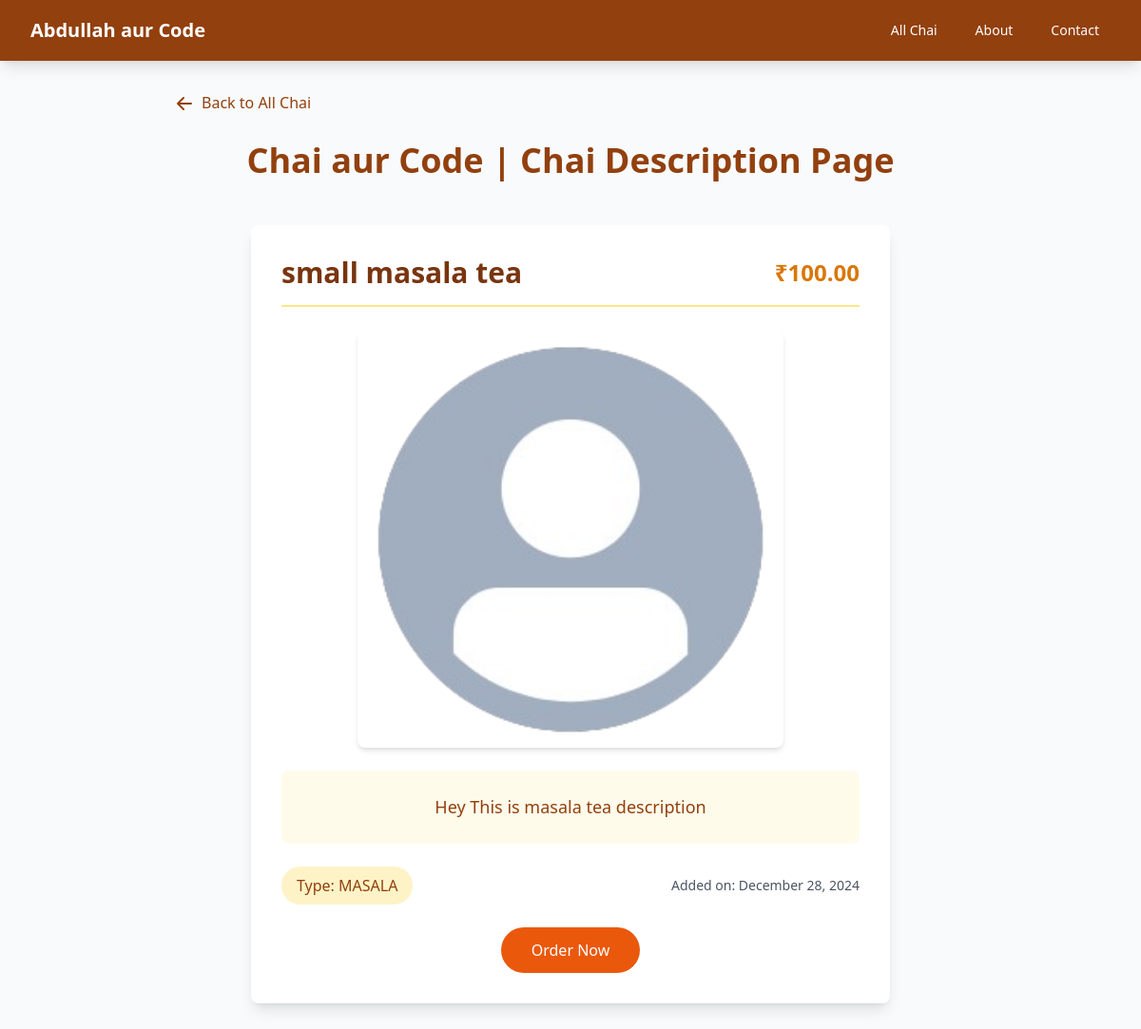
Page /chai/2/ on the committed database.
### chai/models.py (models this page shows, shortened)
class ChaiVarity(models.Model):
    CHAI_TYPE_CHOICE = [
        ("ML", "MASALA"),
        ("GR", "GINGER"),
        ("KI", "KIWI"),
        ("PL", "PLAIN"),
        ("EL", "ELAICHI"),
    ]
    name = models.CharField(max_length=50)
    image = models.ImageField(upload_to="chais/")
    date_added = models.DateTimeField(default=timezone.now)
    type = models.CharField(max_length=2, choices=CHAI_TYPE_CHOICE)
    description = models.TextField(default="")
    price = models.DecimalField(max_digits=6, decimal_places=2, default=0.00)

### chai/views.py (the view)
# urls.py: path("<int:chai_id>/", views.chai_detail, name="chai_detail"),
def chai_detail(request, chai_id):
    chai = get_object_or_404(ChaiVarity, pk=chai_id)
    return render(request, "chai/chai_detail.html", {"chai": chai})

### chai/templates/chai/chai_detail.html (shortened to what this page needs)
{% extends "layout.html" %}
{% block content %}
<div class="container mx-auto px-4 py-8">
    <div class="mb-6 ml-20">
        <a href="{% url 'all_chai' %}" class="inline-flex items-center text-amber-800 hover:text-amber-900 transition-all duration-300 group">
            <span class="border-b-2 border-transparent hover:border-amber-800 transition-all duration-300">Back to All Chai</span>
        </a>
    </div>
    <h1 class="text-4xl font-bold text-center text-amber-800 mb-12">
        Chai aur Code | Chai Description Page
    </h1>
    <div class="max-w-2xl mx-auto bg-white rounded-lg shadow-lg p-8">
        <div class="space-y-6">
            <div class="flex justify-between items-center border-b-2 border-amber-200 pb-4">
                <h3 class="text-3xl font-semibold text-amber-900">
                    {{chai.name}}
                </h3>
                <span class="text-2xl font-bold text-amber-600">₹{{chai.price}}</span>
            </div>
            <div class="flex justify-center mb-8">
                <img src="{{chai.image.url}}" alt="{{chai.name}}" class="rounded-lg shadow-md w-full max-w-md object-cover">
            </div>
            <div class="bg-amber-50 rounded-lg p-6">
                <h5 class="text-lg text-amber-800 leading-relaxed text-center">
                    {{chai.description}}
                </h5>
            </div>
            <div class="flex justify-between items-center mt-6">
                <span class="inline-flex items-center px-4 py-2 bg-amber-100 text-amber-800 rounded-full font-medium">
                    Type: {% for type_code, type_name in chai.CHAI_TYPE_CHOICE %}
                            {% if type_code == chai.type %}
                                {{type_name}}
                            {% endif %}
                          {% endfor %}
                </span>
                <span class="text-sm text-gray-600">
                    Added on: {{chai.date_added|date:"F d, Y"}}
                </span>
            </div>
            <div class="mt-8 flex justify-center">
                <button class="bg-orange-600 text-white px-8 py-3 rounded-full hover:bg-orange-700 transition-colors font-medium">
                    Order Now
                </button>
            </div>
        </div>
    </div>
</div>
{% endblock %}

### static/style.css (style rules this page uses)
body { background-color: black; color: white; }
h1 { text-align: center; font-size: 2em; }

### rows in the picture
ChaiVarity: name "small masala tea", price "100.00", image (placeholder picture), description "Hey This is masala tea description", date_added "December 28, 2024"

### other values in the picture
{{ type_name }} "MASALA"
